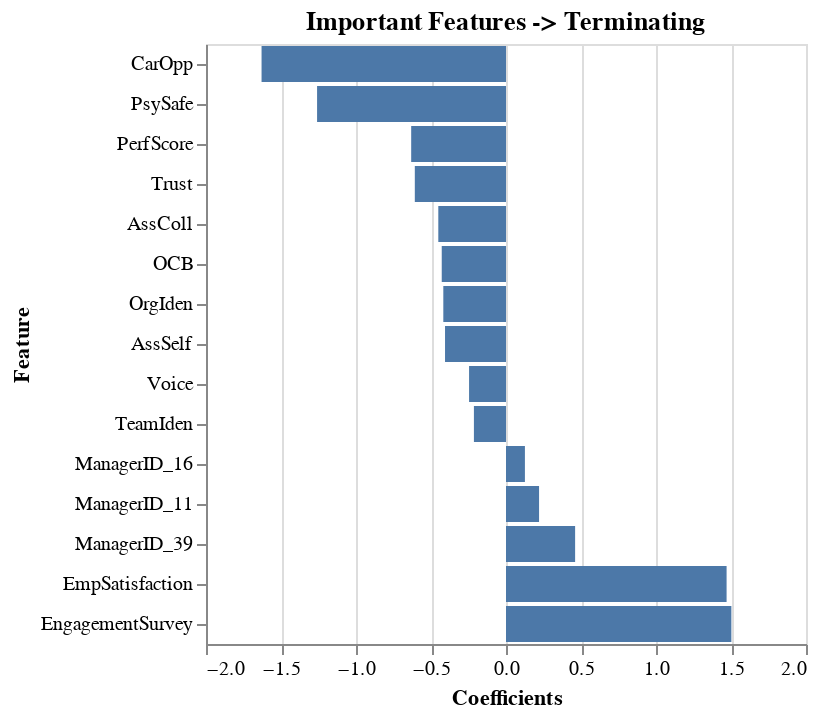

The cell this chart's notebook holds for it:
### Code cell
DeepnoteChart(imp_feats_ter_df, """{"layer":[{"layer":[{"mark":{"clip":true,"type":"bar","color":"#4c78a8","tooltip":true},"encoding":{"x":{"sort":null,"type":"quantitative","field":"Coefficients","scale":{"type":"linear"},"format":{"type":"default","decimals":null},"formatType":"numberFormatFromNumberType"},"y":{"sort":{"order":"ascending","encoding":"x"},"type":"nominal","field":"Feature","scale":{"type":"linear"}}}}]}],"title":"Important Features -> Terminating","config":{"legend":{}},"$schema":"https://vega.github.io/schema/vega-lite/v5.json","encoding":{}}""")

### Figure 1 — Vega-Lite specification as saved in the notebook (floating-point values rounded to 4 significant figures)
{"layer": [{"layer": [{"mark": {"clip": true, "type": "bar", "color": "#4c78a8", "tooltip": true}, "encoding": {"x": {"sort": null, "type": "quantitative", "field": "Coefficients", "scale": {"type": "linear"}, "format": {"type": "default", "decimals": null}, "formatType": "numberFormatFromNumberType"}, "y": {"sort": {"order": "ascending", "encoding": "x"}, "type": "nominal", "field": "Feature", "scale": {"type": "linear"}}}}]}], "title": "Important Features -> Terminating", "config": {"legend": {}}, "$schema": "https://vega.github.io/schema/vega-lite/v5.json", "encoding": {}, "data": {"values": [{"Feature": "ManagerID_16", "Coefficients": 0.1261}, {"Feature": "TeamIden", "Coefficients": -0.2139}, {"Feature": "ManagerID_11", "Coefficients": 0.2204}, {"Feature": "Voice", "Coefficients": -0.2462}, {"Feature": "AssSelf", "Coefficients": -0.4065}, {"Feature": "OrgIden", "Coefficients": -0.4179}, {"Feature": "OCB", "Coefficients": -0.4284}, {"Feature": "AssColl", "Coefficients": -0.4513}, {"Feature": "ManagerID_39", "Coefficients": 0.4608}, {"Feature": "Trust", "Coefficients": -0.6079}, {"Feature": "PerfScore", "Coefficients": -0.6321}, {"Feature": "PsySafe", "Coefficients": -1.26}, {"Feature": "EmpSatisfaction", "Coefficients": 1.471}, {"Feature": "EngagementSurvey", "Coefficients": 1.502}, {"Feature": "CarOpp", "Coefficients": -1.63}]}}
